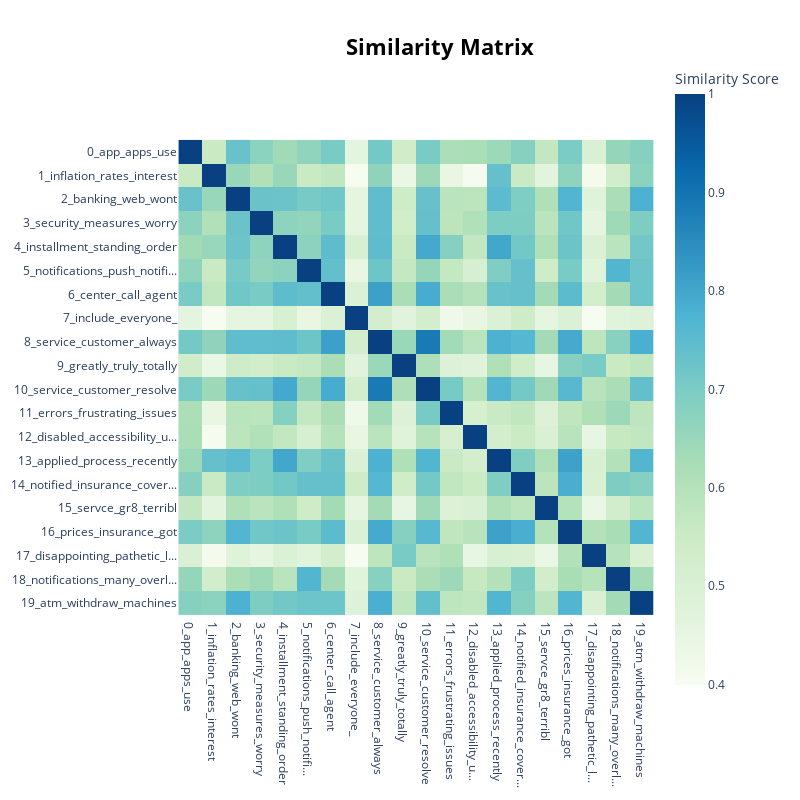

The cell this chart's notebook holds for it:
### Code cell
topic_model.visualize_heatmap()

### Figure 1 — Plotly figure (JSON) as saved in the notebook; plotly's stock layout.template omitted (floating-point values rounded to 4 significant figures; data arrays with more than 128 entries replaced by an {"elided": "..."} marker saying what was removed)
{"data": [{"coloraxis": "coloraxis", "hovertemplate": "x: %{x}<br>y: %{y}<br>Similarity Score: %{z}<extra></extra>", "name": "0", "type": "heatmap", "x": ["0_app_apps_use", "1_inflation_rates_interest", "2_banking_web_wont", "3_security_measures_worry", "4_installment_standing_order", "5_notifications_push_notifi...", "6_center_call_agent", "7_include_everyone_", "8_service_customer_always", "9_greatly_truly_totally", "10_service_customer_resolve", "11_errors_frustrating_issues", "12_disabled_accessibility_u...", "13_applied_process_recently", "14_notified_insurance_cover...", "15_servce_gr8_terribl", "16_prices_insurance_got", "17_disappointing_pathetic_l...", "18_notifications_many_overl...", "19_atm_withdraw_machines"], "xaxis": "x", "y": ["0_app_apps_use", "1_inflation_rates_interest", "2_banking_web_wont", "3_security_measures_worry", "4_installment_standing_order", "5_notifications_push_notifi...", "6_center_call_agent", "7_include_everyone_", "8_service_customer_always", "9_greatly_truly_totally", "10_service_customer_resolve", "11_errors_frustrating_issues", "12_disabled_accessibility_u...", "13_applied_process_recently", "14_notified_insurance_cover...", "15_servce_gr8_terribl", "16_prices_insurance_got", "17_disappointing_pathetic_l...", "18_notifications_many_overl...", "19_atm_withdraw_machines"], "yaxis": "y", "z": {"elided": "20x20 float values"}}], "layout": {"coloraxis": {"colorbar": {"title": {"text": "Similarity Score"}}, "colorscale": [[0, "rgb(247,252,240)"], [0.125, "rgb(224,243,219)"], [0.25, "rgb(204,235,197)"], [0.375, "rgb(168,221,181)"], [0.5, "rgb(123,204,196)"], [0.625, "rgb(78,179,211)"], [0.75, "rgb(43,140,190)"], [0.875, "rgb(8,104,172)"], [1, "rgb(8,64,129)"]]}, "height": 800, "hoverlabel": {"bgcolor": "white", "font": {"family": "Rockwell", "size": 16}}, "legend": {"title": {"text": "Trend"}}, "margin": {"t": 60}, "showlegend": true, "title": {"font": {"color": "Black", "size": 22}, "text": "<b>Similarity Matrix", "x": 0.55, "xanchor": "center", "y": 0.95, "yanchor": "top"}, "width": 800, "xaxis": {"anchor": "y", "constrain": "domain", "domain": [0, 1], "scaleanchor": "y"}, "yaxis": {"anchor": "x", "autorange": "reversed", "constrain": "domain", "domain": [0, 1]}}}
